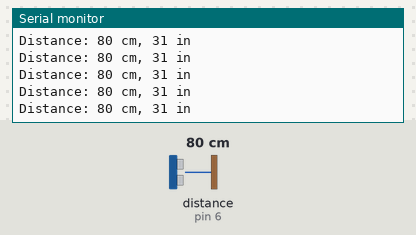
The sketch below on a simulated Arduino Uno, built with avr-gcc and run on an emulated ATmega328P. Parts: the last lines printed to the serial monitor. Wiring (inferred from the names in the program): ultrasonic range finder: trigger pin 7; echo pin 6. Inputs (shaded band) come from the test bench; at power-on: distance to the obstacle (sensor on pin 6) 80 cm. The echo pulse lasts 58.3 µs per cm.

Above: at 1.2 s.
1.3 s: distance to the obstacle (sensor on pin 6) set to 35 cm
At 1.6 s:
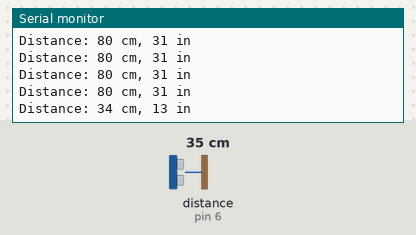
4.3 s: distance to the obstacle (sensor on pin 6) set to 2 cm
At 4.44 s:
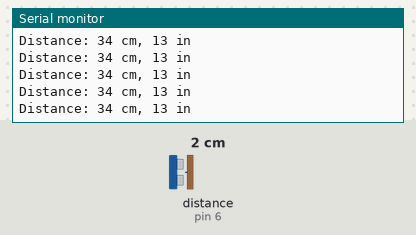
Timing chart, 0 to 7.3 s (numbered marks = the images above; inputs shaded):
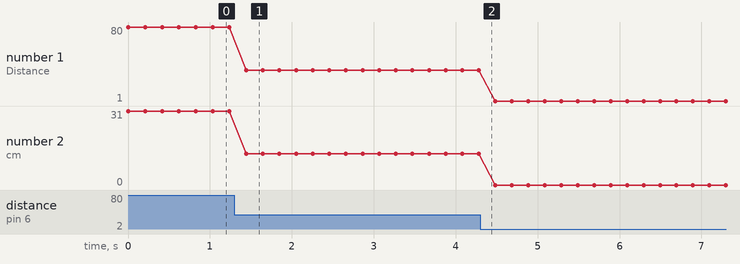

The sketch:

ultrasonic1.ino
```cpp
const int trigPin = 7;   // Trig pin of HC-SR04
const int echoPin = 6;   // Echo pin of HC-SR04

void setup() {
  Serial.begin(9600);          // Start Serial Monitor
  pinMode(trigPin, OUTPUT);
  pinMode(echoPin, INPUT);
}

void loop() {
  long duration, distanceCm, distanceInch;

  // Clear the trigPin
  digitalWrite(trigPin, LOW);
  delayMicroseconds(2);

  // Trigger the sensor by sending a 10us HIGH pulse
  digitalWrite(trigPin, HIGH);
  delayMicroseconds(10);
  digitalWrite(trigPin, LOW);

  // Read the echoPin with a timeout of 30ms (30000us)
  duration = pulseIn(echoPin, HIGH, 30000); // Timeout to avoid hanging

  if (duration == 0) {
    Serial.println("No object detected or out of range");
  } else {
    distanceCm = duration / 29 / 2;
    distanceInch = duration / 74 / 2;

    Serial.print("Distance: ");
    Serial.print(distanceCm);
    Serial.print(" cm, ");
    Serial.print(distanceInch);
    Serial.println(" in");
  }

  delay(200); // Delay between readings to allow sensor to stabilize
}
```

Measured:
- after the input at 1.3 s, the serial monitor: prints a new line after 0.14 s (image 1)
- plotted number 1: 80 → 34 after the input at 1.3 s, 34 → 1 after the input at 4.3 s
- plotted number 2: 31 → 13 after the input at 1.3 s, 13 → 0 after the input at 4.3 s
